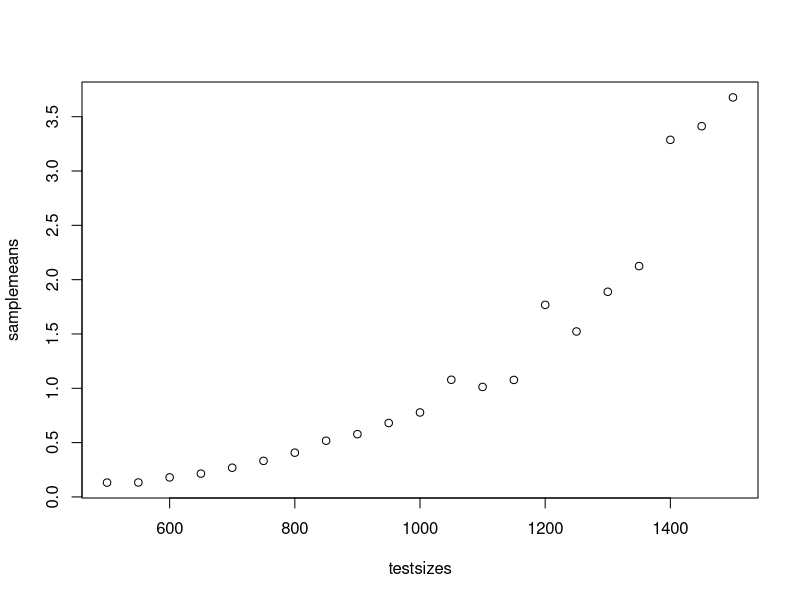

Here is the R script that generated this plot:
# Rohan McLure
# Matrix algebra 

# tests is the size of the data being input.
# samplesize is the number of trials allocated to each load size.
benchmark <- function(testsizes, nsamples)
{
	samplemeans <- c()
	
	for (i in 1:length(testsizes))
	{
		dataset = c()

		for (trial in 1:nsamples)
		{
			# Populates the entry for an input size with its trial time.
			dataset[trial] <- matrix_multiplication_bench(testsizes[i])
		}

		print(dataset)
	
		samplemeans[i] <- mean(dataset)
	}

	pdf(file="performance_curve.pdf")
	plot(testsizes,samplemeans)

}

# Generates matrix A and vector b, solves for X = Ab, barplot contents of X.
matrix_arithmetic_bench <- function(size)
{
	A <- rand_matrix(TRUE, size)
	b <- rand_matrix(FALSE, size)

	# Solves matrix, plots contents of variable vector X.
	dt <- system.time(X <- solve(A,b))[3]
	dt <- dt + system.time(barplot(1:length(X),X))[3]
	return (dt)
}

# Multiplies matrices A and B
matrix_multiplication_bench <- function(size)
{
	A <- rand_matrix(TRUE, size)
	B <- rand_matrix(TRUE, size)

	return (system.time(A %*% B)[3])
}

rand_matrix <- function(is_matrix, slength)
{	
	n = slength
	
	if (is_matrix)
	{
		n <- n ** 2
	}
	
	# Generates a line of members for the matrix.
	members <- sample(-10:10, size=n, replace=TRUE)

	return( matrix((members), nrow=slength ))
}

divisibility_bench <- function(size)
{
	data <- sample(-100:100, size, replace=TRUE)
	moduli <- sample(1:10, size, replace=TRUE)

	return (system.time(data %% moduli)[3])
}


benchmark(50*10:30, 2)
